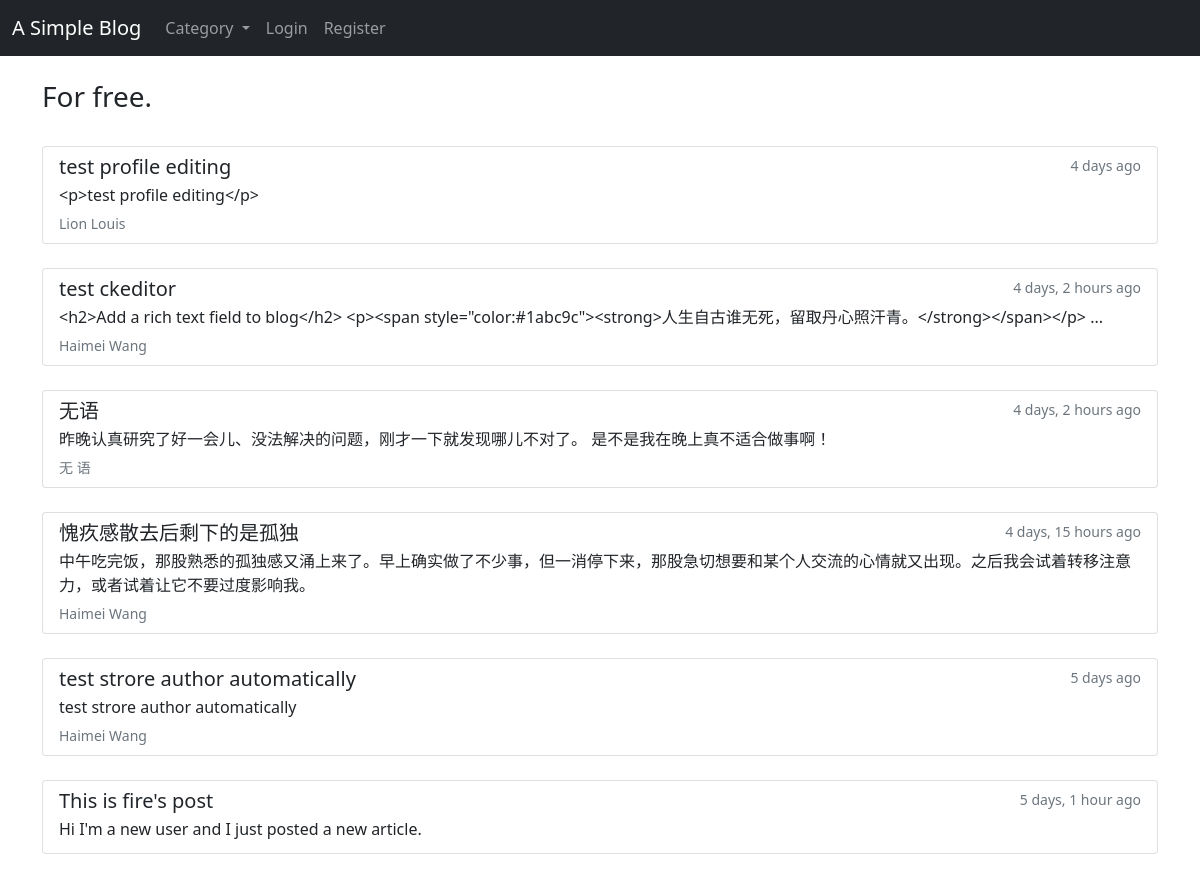
The app's page / (upper part), older data.
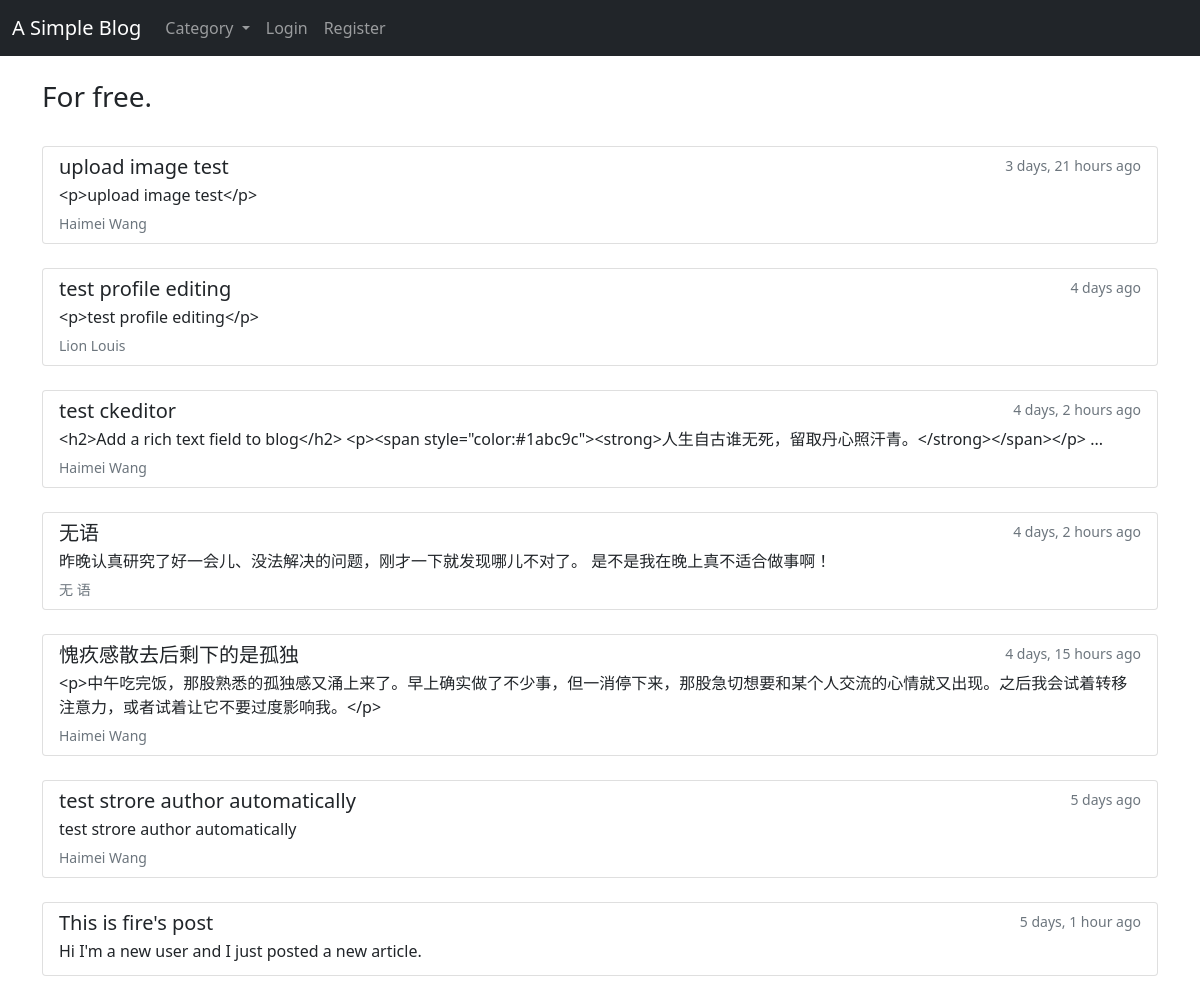
The same page, newer data.
### myBlog/models.py (models this page shows, shortened)
class Post(models.Model):
    title = models.CharField(max_length=255)
    author = models.ForeignKey(User, on_delete=CASCADE, null=False)
    tag = models.CharField(max_length=255)
    category = models.CharField(max_length=50, default="coding")
    body = RichTextField(blank=True, null=True)
    image = models.ImageField(null=True, blank=True, upload_to='images/')
    post_time = models.DateTimeField(auto_now_add=True)
    likes = models.ManyToManyField(User, related_name="like_list")
    class Meta:
        ordering = ['-post_time']

### myBlog/views.py (the view)
# urls.py: path('', views.HomeView.as_view(), name='home'),
class HomeView(generic.ListView):
    model = Post
    template_name = 'myBlog/home.html'

### myBlog/context_processors.py (called while the page is built)
def get_category_list(request):
    category_list = Category.objects.all()
    return {
        'category_list': category_list,
    }

### myBlog/models.py (called while the page is built)
    def __str__(self):
        return self.name

### myBlog/templates/myBlog/home.html
{% extends 'base.html' %} {% block title %} My Blog {% endblock %}
{% block body %}
<br />
<h3>For free.</h3>
<br>
{% for post in object_list %}
<div class="list-group">
	<a href="{% url 'article_detail' post.pk %}" class="list-group-item list-group-item-action">
		<div class="d-flex w-100 justify-content-between">
			<h5 class="mb-1">{{ post.title }}</h5>
			<small class="text-muted">{{ post.post_time|timesince }} ago</small>
		</div>
		<p class="mb-1">
			{% if post.body|length > 120 %}
			{{ post.body|slice:":120" }} ...
			{% else %}
			{{ post.body }}
			{% endif %}
		</p>
		<small class="text-muted">{{ post.author.first_name }} {{ post.author.last_name }}</small>
	</a>
</div>
<br />
{% endfor %} {% endblock %}

Row changes from the older to the newer data that the page shows:
added Post: title "upload image test", post_time "3 days, 21 hours", body "<p>upload image test</p>", author.first_name "Haimei", author.last_name "Wang"
changed Post "愧疚感散去后剩下的是孤独": body "中午吃完饭，那股熟悉的孤独感又涌上来了。早上确实做了不少事，但一消停下来，那股急切想要和某个人交流的心情就又出现。之后我会试着转移注意力，或者试着让它不要过度影响我。" → "<p>中午吃完饭，那股熟悉的孤独感又涌上来了。早上确实做了不少事，但一消停下来，那股急切想要和某个人交流的心情就又出现。之后我会试着转移注意力，或者试着让它不要过度影响我。</p>"
